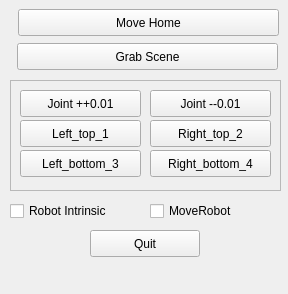
<?xml version="1.0" encoding="UTF-8"?>
<ui version="4.0">
 <class>Plugin</class>
 <widget class="QDockWidget" name="Plugin">
  <property name="geometry">
   <rect>
    <x>0</x>
    <y>0</y>
    <width>288</width>
    <height>294</height>
   </rect>
  </property>
  <property name="windowTitle">
   <string>DockWidget</string>
  </property>
  <widget class="QWidget" name="dockWidgetContents">
   <widget class="QFrame" name="frame">
    <property name="geometry">
     <rect>
      <x>10</x>
      <y>80</y>
      <width>271</width>
      <height>111</height>
     </rect>
    </property>
    <property name="frameShape">
     <enum>QFrame::StyledPanel</enum>
    </property>
    <property name="frameShadow">
     <enum>QFrame::Raised</enum>
    </property>
    <widget class="QPushButton" name="Button_plus">
     <property name="geometry">
      <rect>
       <x>10</x>
       <y>10</y>
       <width>121</width>
       <height>27</height>
      </rect>
     </property>
     <property name="text">
      <string>Joint ++0.01</string>
     </property>
    </widget>
    <widget class="QPushButton" name="Button_reduce">
     <property name="geometry">
      <rect>
       <x>140</x>
       <y>10</y>
       <width>121</width>
       <height>27</height>
      </rect>
     </property>
     <property name="text">
      <string>Joint --0.01</string>
     </property>
    </widget>
    <widget class="QPushButton" name="left_top_1">
     <property name="geometry">
      <rect>
       <x>10</x>
       <y>40</y>
       <width>121</width>
       <height>27</height>
      </rect>
     </property>
     <property name="text">
      <string>Left_top_1</string>
     </property>
    </widget>
    <widget class="QPushButton" name="right_top_2">
     <property name="geometry">
      <rect>
       <x>140</x>
       <y>40</y>
       <width>121</width>
       <height>27</height>
      </rect>
     </property>
     <property name="text">
      <string>Right_top_2</string>
     </property>
    </widget>
    <widget class="QPushButton" name="left_bottom_3">
     <property name="geometry">
      <rect>
       <x>10</x>
       <y>70</y>
       <width>121</width>
       <height>27</height>
      </rect>
     </property>
     <property name="text">
      <string>Left_bottom_3</string>
     </property>
    </widget>
    <widget class="QPushButton" name="right_bottom_4">
     <property name="geometry">
      <rect>
       <x>140</x>
       <y>70</y>
       <width>121</width>
       <height>27</height>
      </rect>
     </property>
     <property name="text">
      <string>Right_bottom_4</string>
     </property>
    </widget>
   </widget>
   <widget class="QPushButton" name="quit">
    <property name="geometry">
     <rect>
      <x>90</x>
      <y>230</y>
      <width>110</width>
      <height>27</height>
     </rect>
    </property>
    <property name="text">
     <string>Quit</string>
    </property>
   </widget>
   <widget class="QPushButton" name="grab_scene">
    <property name="geometry">
     <rect>
      <x>17</x>
      <y>43</y>
      <width>261</width>
      <height>27</height>
     </rect>
    </property>
    <property name="text">
     <string>Grab Scene</string>
    </property>
   </widget>
   <widget class="QPushButton" name="movehome">
    <property name="geometry">
     <rect>
      <x>18</x>
      <y>9</y>
      <width>261</width>
      <height>27</height>
     </rect>
    </property>
    <property name="text">
     <string>Move Home</string>
    </property>
   </widget>
   <widget class="QCheckBox" name="robot_intrinsic">
    <property name="geometry">
     <rect>
      <x>10</x>
      <y>200</y>
      <width>161</width>
      <height>22</height>
     </rect>
    </property>
    <property name="mouseTracking">
     <bool>false</bool>
    </property>
    <property name="text">
     <string>Robot Intrinsic</string>
    </property>
   </widget>
   <widget class="QCheckBox" name="move_Robot">
    <property name="geometry">
     <rect>
      <x>150</x>
      <y>200</y>
      <width>161</width>
      <height>22</height>
     </rect>
    </property>
    <property name="mouseTracking">
     <bool>false</bool>
    </property>
    <property name="text">
     <string>MoveRobot</string>
    </property>
   </widget>
  </widget>
 </widget>
 <resources/>
 <connections/>
</ui>
